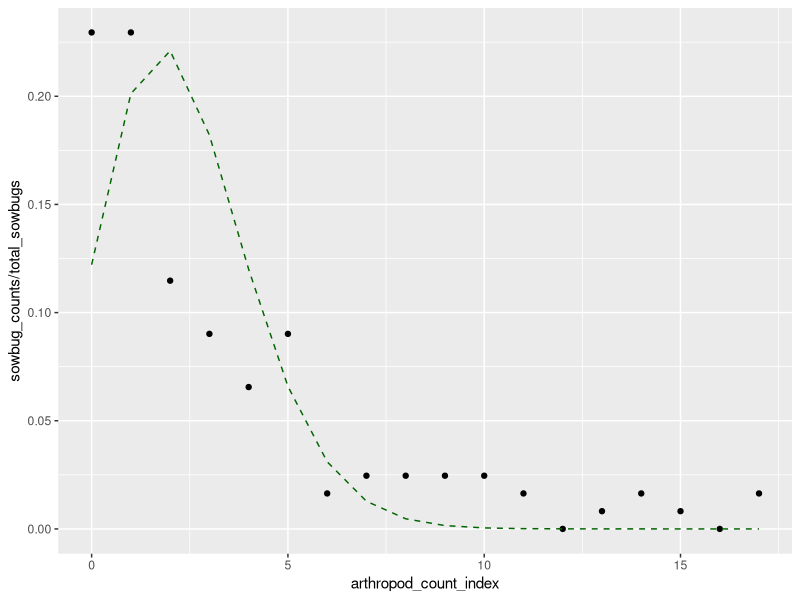

The R script that drew this image:
#plot_real_data.r:
#contains a single function, plot_real_data, that plots the number of
#counts for each count given a data set

library(tidyverse)
arth_data = read_csv("cole_arthropod_data_1946.csv")
weevil_data = read_csv("mitchell_weevil_egg_data_1975.csv")

arth_length = nrow(arth_data)
weevil_length = nrow(weevil_data)

#find the mean of the arthropod counts (in bugs per board)
total_spiders = sum(arth_data$spider_counts)
total_sowbugs = sum(arth_data$sowbug_counts)
total_weevils = sum(weevil_data$weevil_counts)
mean_spiders = sum(arth_data$arthropod_count_index*arth_data$spider_counts)/total_spiders
mean_sowbugs = sum(arth_data$arthropod_count_index*arth_data$sowbug_counts)/total_sowbugs
mean_weevils = sum(weevil_data$weevil_count_index*weevil_data$weevil_counts)/total_weevils

poisson_to_n = function(data_length, lambda){
  return(dpois(x=1:data_length,lambda))
}

sowbug_poisson = poisson_to_n(arth_length, mean_sowbugs)

plt = ggplot() + geom_point(data=arth_data, aes(x=arthropod_count_index, y=sowbug_counts/total_sowbugs))+
  geom_line(data=arth_data, aes(x=arthropod_count_index, y=sowbug_poisson), linetype='dashed', colour='#006400')